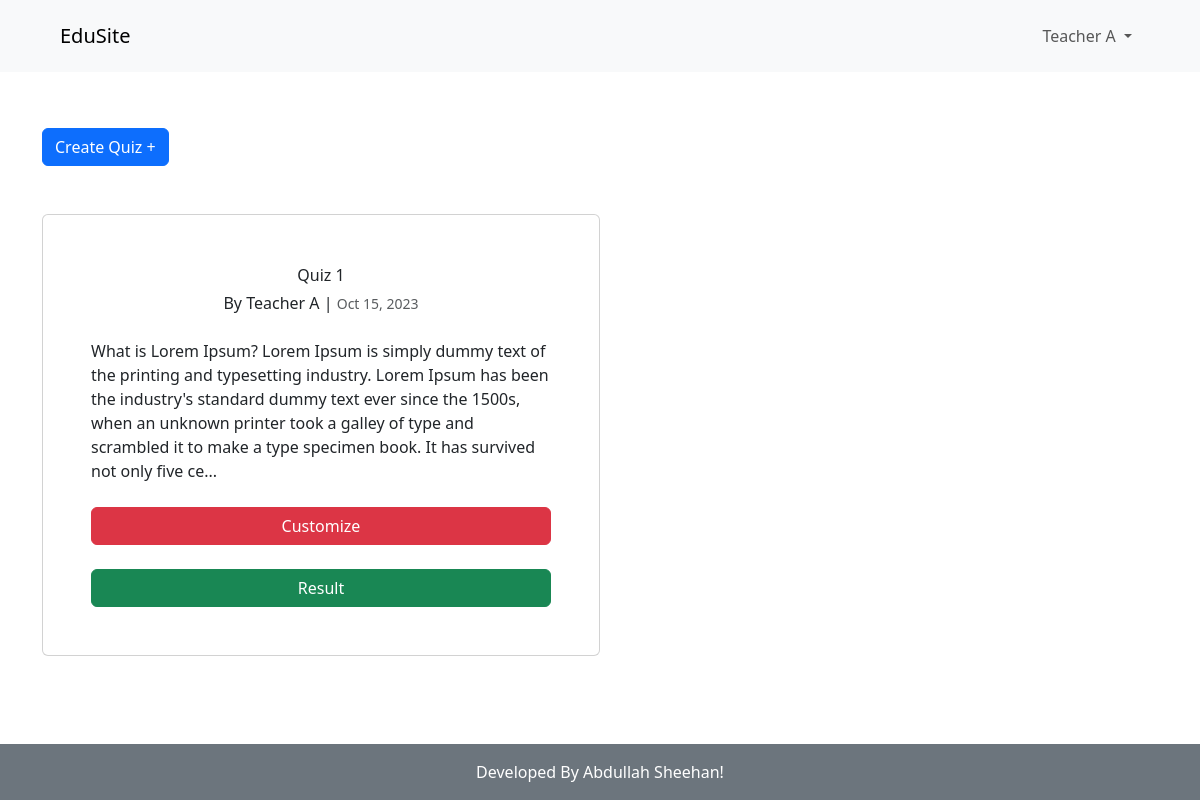
The app's page /quizes/myquiz/ (signed in) with its own data.
### AppLogin/models.py (models this page shows, shortened)
class User(AbstractBaseUser, PermissionsMixin):                         # Basic User Structure
    first_name = models.CharField(verbose_name=("First Name"), max_length=150, blank=True)
    last_name = models.CharField(verbose_name=("Last Name"), max_length=150, blank=True)
    email = models.EmailField(unique=True, null=False)
    is_staff = models.BooleanField(
        gettext_lazy('staff status'),
        default=False,
        help_text = gettext_lazy('Designates whether the user can log in this site')
    )
    is_active = models.BooleanField(
        gettext_lazy('active'),
        default=True,
        help_text=gettext_lazy('Designates whether this user should be treated as active. Unselect this instead of deleting accounts')
    )
    is_teacher = models.BooleanField(
        gettext_lazy('Teacher Status'),
        default=False,
        help_text="Designates whether this user is a teacher"
    )
    is_student = models.BooleanField(
        gettext_lazy('Student Status'),
        default=False,
        help_text="Designates whether this user is a student"
    )
    USERNAME_FIELD = 'email'
    objects = MyUserManager()

### AppQuiz/models.py (models this page shows, shortened)
class Quiz(models.Model):
    title = models.CharField(max_length=200)
    teacher = models.ForeignKey(settings.AUTH_USER_MODEL, on_delete=models.CASCADE, related_name='teacherquiz')
    description = models.TextField()
    duration = models.IntegerField()
    date_created = models.DateTimeField(auto_now_add=True)

### AppQuiz/views.py (the view)
# urls.py: path('myquiz/', views.MyQuiz, name='myquizes'),
@teacher_required()
def MyQuiz(req):
    quizes = Quiz.objects.filter(teacher=req.user)
    return render(req, 'AppQuiz/myquiz.html', context={'quizes':quizes})

### AppQuiz/templatetags/custom_filters2.py (called while the page is built)
@register.filter
def ellipsis(val):
    return val[:300]+"..."

### templates/AppQuiz/myquiz.html (shortened to what this page needs)
{% extends "base.html" %}
{% load custom_filters2 %}
{% block body %}
    <a href="{% url 'AppQuiz:createquiz' %}" class="btn btn-primary mb-5">Create Quiz +</a>
  {% for quiz in quizes %}
    {% if quiz.teacher == user %}
        <div class="card p-5 w-50 d-flex align-items-center">
          <div class="card-title">{{quiz.title}}</div>
          <div class="card-subtitle mb-4">By {{quiz.teacher.first_name}} {{quiz.teacher.last_name}} |
            <small class="text-muted">{{quiz.date_created|date:'M d, Y'}}</small>
          </div>
          <p class="mb-4">{{quiz.description|ellipsis}}</p>
          <a href="{% url 'AppQuiz:customizequiz' pk=quiz.pk %}" class="btn btn-danger w-100 text-center mb-4">Customize</a>
          <a href="{% url 'AppQuiz:quizresult' pk=quiz.pk %}" class="btn btn-success w-100">Result</a>
        </div>
    {% endif %}
  {% endfor %}
{% endblock body %}

### templates/navbar.html (shortened to what this page needs)
<nav class="navbar navbar-expand-lg navbar-light bg-light px-5 py-3 mb-5">
    <div class="container-fluid">
      <a class="navbar-brand" href="{% url 'homepage' %}">EduSite</a>
      <div class="collapse navbar-collapse" id="navbarSupportedContent">
        <ul class="navbar-nav w-100 mb-2 mb-lg-0  d-flex justify-content-end align-items-center">
          {% if user.is_authenticated %}
          <li class="nav-item dropdown">
            <a class="nav-link dropdown-toggle" href="#" id="navbarDropdown" role="button" data-bs-toggle="dropdown" aria-expanded="false">
              {{user.first_name}} {{user.last_name}}
            </a>
          </li>
          {% endif %}
        </ul>
      </div>
    </div>
  </nav>

### records on screen
User: first_name "Teacher", last_name "A"
Quiz: title "Quiz 1", teacher.first_name "Teacher", teacher.last_name "A", date_created "Oct 15, 2023", description|ellipsis "What is Lorem Ipsum? Lorem Ipsum is simply dummy text of the printing and typesetting industry. Lorem Ipsum has been the industry's standard dummy text ever since the 1500s, when an unknown printer took a galley of type and scrambled it to make a type specimen book. It has survived not only five ce..."
